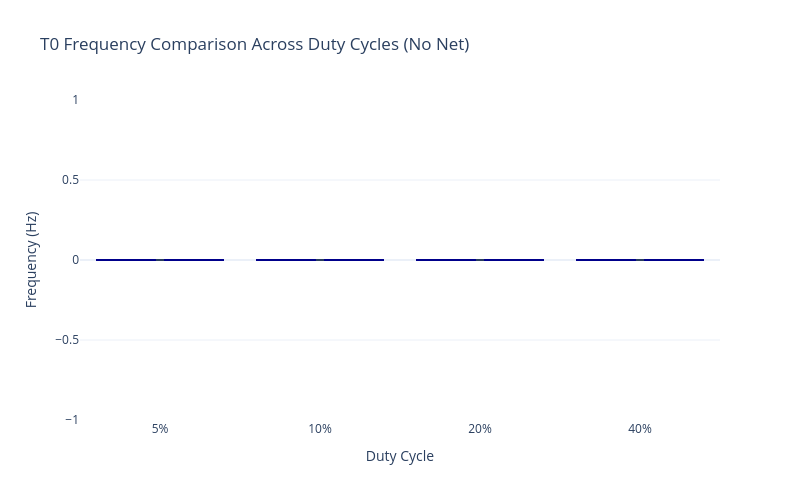

The code cell stored with this chart in its notebook:
### Code cell
# Example: Compare frequencies across multiple duty cycles
# Load data for different duty cycles
df_5 = calibrate_tether_data("../four_tether_no_net_7_1/four_tether_5%_no_net.csv")
df_10 = calibrate_tether_data("../four_tether_no_net_7_1/four_tether_10%_no_net.csv")
df_20 = calibrate_tether_data("../four_tether_no_net_7_1/four_tether_20%_no_net.csv")
df_40 = calibrate_tether_data("../four_tether_no_net_7_1/four_tether_40%_no_net.csv")

# Create comparison dictionary
duty_cycle_data = {
    '5%': df_5,
    '10%': df_10,
    '20%': df_20,
    '40%': df_40
}

# Compare frequencies for T0 across duty cycles
comparison = compare_frequencies_across_duty_cycles(duty_cycle_data, column='T0', window_size=1.0)

# Plot comparison
plot_frequency_comparison(comparison, title="T0 Frequency Comparison Across Duty Cycles (No Net)")

### Figure 1 — Plotly figure (JSON) as saved in the notebook; plotly's stock layout.template omitted (floating-point values rounded to 4 significant figures)
{"data": [{"error_y": {"array": [0, 0, 0, 0], "type": "data"}, "marker": {"color": "lightblue", "line": {"color": "darkblue", "width": 2}}, "name": "Mean ± Std Dev", "type": "bar", "x": ["5%", "10%", "20%", "40%"], "y": [0, 0, 0, 0]}], "layout": {"height": 500, "title": {"text": "T0 Frequency Comparison Across Duty Cycles (No Net)"}, "width": 800, "xaxis": {"title": {"text": "Duty Cycle"}}, "yaxis": {"title": {"text": "Frequency (Hz)"}}}}
